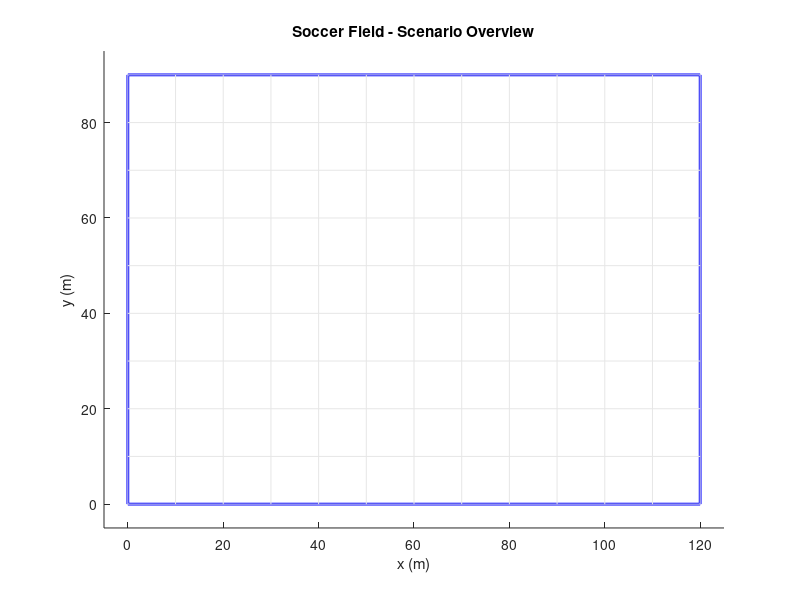

Here is the MATLAB script that generated this plot: (Note: this script raises an error after producing the figure.)
%% ========================================================================
%  SEN771 - Intelligent Autonomous Robots
%  Assignment 3: Trajectory Planning for Autonomous Mobile Robot
%  
%  Student Name : Dexter Leong
%  Student ID   : s223026243
%  Project Code : SEN771 T1 2026
%  
%  Description:
%  This program simulates autonomous operation of a mobile robot navigating
%  a 120m x 90m soccer field. The robot must visit 4 target locations while
%  avoiding 15 randomly placed obstacles, then return to the start.
%
%  Algorithms Implemented:
%    1. A* Search          (workshop algorithm)
%    2. BFS                (workshop algorithm)
%    3. RRT                (tested - sampling-based, included for comparison)
%    4. Theta*             (NEW - any-angle path planning, not taught in class.
%                           A* with built-in line-of-sight checks producing
%                           smooth diagonal paths. Daniel et al. 2010)
%
%  Key Features:
%    - Random obstacle generation each run (user sets min/max size via prompt)
%    - Grid meshing with inflated occupied cell detection
%    - TSP brute-force target sequence optimisation (4! = 24 permutations)
%    - 4 path-finding algorithms with side-by-side animated comparison
%    - Fair Euclidean distance metric for all algorithms
%    - Performance analysis (steps, distance, efficiency, nodes, time)
% ========================================================================

%% Initialisation
close all; clc; clear;
disp('==========================================================');
disp('  SEN771 - Autonomous Mobile Robot Trajectory Planning');
disp('  Student: Dexter Leong | ID: s223026243');
disp('==========================================================');
disp(' ');

%% ===================== USER PARAMETERS ==============================
MeshSize = 1;
NumObstacles = 15;
NumTargets = 4;
AnimSpeed = 8;

% --- Prompt user for obstacle size ---
disp('----------------------------------------------------------');
disp('  Obstacle Size Configuration');
disp('  All 15 obstacles will be this size (random tall/wide).');
disp('  Maximum allowed: 10 m. (Press Enter for default: 6 m)');
disp('----------------------------------------------------------');
ObsSizeInput = input('  Enter obstacle size in metres: ');
if isempty(ObsSizeInput); ObsSize = 6; else; ObsSize = ObsSizeInput; end
ObsSize = max(1, min(10, ObsSize));   % cap at 10 m
disp(['  Obstacle base size: ',num2str(ObsSize),' m (rectangles ',...
    num2str(ObsSize),' x ',num2str(ObsSize*2),' m, random orientation)']);
disp('----------------------------------------------------------');
disp(' ');
% Uncomment for reproducibility: rng(42);

%% ===================== FIELD & MESH =================================
disp('[1/9] Generating mesh...');
FieldLength=120; FieldWidth=90;
FieldX=0:MeshSize:FieldLength; FieldY=0:MeshSize:FieldWidth;
CellsX=FieldX(1:end-1)+MeshSize/2; CellsY=FieldY(1:end-1)+MeshSize/2;
NumCellsX=length(CellsX); NumCellsY=length(CellsY);
disp(['   Grid: ',num2str(NumCellsX),'x',num2str(NumCellsY),' = ',...
    num2str(NumCellsX*NumCellsY),' cells']);

%% ===================== OBSTACLES ====================================
disp('[2/9] Generating obstacles...');
ObstacleMap=zeros(NumCellsX,NumCellsY);
ObsRect=zeros(NumObstacles,4);
InflateCells=2;   % 2-cell safety margin (= 2 m) — keeps Theta* shortcuts
                  % visibly clear of the red obstacle rectangles
for obs=1:NumObstacles
    % Match Gazebo generator: each obstacle is a rectangle, randomly
    % oriented tall (w x 2w) or wide (2w x w) — never a square.
    if rand()<0.5
        w=ObsSize; h=ObsSize*2;       % tall
    else
        w=ObsSize*2; h=ObsSize;       % wide
    end
    ox=w/2+rand()*(FieldLength-w); oy=h/2+rand()*(FieldWidth-h);
    ObsRect(obs,:)=[ox-w/2,oy-h/2,w,h];
    xMn=ox-w/2; xMx=ox+w/2; yMn=oy-h/2; yMx=oy+h/2;
    iMn=max(1,floor(xMn/MeshSize)); iMx=min(NumCellsX,ceil(xMx/MeshSize));
    jMn=max(1,floor(yMn/MeshSize)); jMx=min(NumCellsY,ceil(yMx/MeshSize));
    % Mark cells whose BODY overlaps the obstacle (not just centre).
    % Cell i occupies world x in [(i-1)*MeshSize, i*MeshSize].
    for i=iMn:iMx; for j=jMn:jMx
        cellXMn=(i-1)*MeshSize; cellXMx=i*MeshSize;
        cellYMn=(j-1)*MeshSize; cellYMx=j*MeshSize;
        if cellXMx>xMn && cellXMn<xMx && cellYMx>yMn && cellYMn<yMx
            ObstacleMap(i,j)=1;
        end
    end; end
end
% Inflate obstacles by InflateCells in every direction
InflatedMap=ObstacleMap;
for i=1:NumCellsX; for j=1:NumCellsY
    if ObstacleMap(i,j)==1
        for di=-InflateCells:InflateCells; for dj=-InflateCells:InflateCells
            ni=i+di; nj=j+dj;
            if ni>=1&&ni<=NumCellsX&&nj>=1&&nj<=NumCellsY; InflatedMap(ni,nj)=1; end
        end; end
    end
end; end
disp(['   Obstacles: ',num2str(NumObstacles),' | Inflated cells: ',num2str(sum(InflatedMap(:))),...
    ' | Margin: ',num2str(InflateCells),' m']);

%% ===================== ROBOT START ==================================
RobotStart=[1,round(NumCellsY/2)]';
while InflatedMap(RobotStart(1),RobotStart(2))==1
    RobotStart(2)=RobotStart(2)+1;
    if RobotStart(2)>NumCellsY; RobotStart(2)=1; end
end

%% ===================== TARGETS ======================================
disp('[3/9] Placing targets...');
TargetCells=zeros(2,NumTargets);
for t=1:NumTargets
    placed=false;
    while ~placed
        tx=randi([round(NumCellsX*0.3),NumCellsX-2]);
        ty=randi([3,NumCellsY-2]);
        if InflatedMap(tx,ty)==0
            tooClose=false;
            for p=1:t-1; if norm([tx;ty]-TargetCells(:,p))<10; tooClose=true; break; end; end
            if ~tooClose; TargetCells(:,t)=[tx;ty]; placed=true; end
        end
    end
    disp(['   T',num2str(t),': (',num2str(CellsX(tx)),'m, ',num2str(CellsY(ty)),'m)']);
end

%% ===================== SCENARIO PLOT ================================
disp('[4/9] Drawing scenario...');
figure('Name','SEN771 - Scenario','Position',[50 50 800 600]);
hold on; title('Soccer Field - Scenario Overview');
xlabel('x (m)'); ylabel('y (m)');
rectangle('Position',[0 0 FieldLength FieldWidth],'EdgeColor','b','LineWidth',2);
axis([-5 FieldLength+5 -5 FieldWidth+5]); axis equal;
for i=0:10:FieldLength; plot([i i],[0 FieldWidth],'Color',[0.9 0.9 0.9]); end
for j=0:10:FieldWidth; plot([0 FieldLength],[j j],'Color',[0.9 0.9 0.9]); end
for obs=1:NumObstacles; rectangle('Position',ObsRect(obs,:),'FaceColor',[1 0 0 0.7],'EdgeColor','r'); end
for i=1:NumCellsX; for j=1:NumCellsY
    if ObstacleMap(i,j)==1; plot(CellsX(i),CellsY(j),'r.','MarkerSize',3); end
end; end
for t=1:NumTargets
    plot(CellsX(TargetCells(1,t)),CellsY(TargetCells(2,t)),'go','MarkerSize',12,'LineWidth',2,'MarkerFaceColor','g');
    text(CellsX(TargetCells(1,t))+2,CellsY(TargetCells(2,t))+2,['T',num2str(t)],'FontSize',10,'FontWeight','bold','Color',[0 0.5 0]);
end
plot(CellsX(RobotStart(1)),CellsY(RobotStart(2)),'ms','MarkerSize',12,'LineWidth',2,'MarkerFaceColor','m');
text(CellsX(RobotStart(1))+2,CellsY(RobotStart(2))+2,'Start','FontSize',10,'FontWeight','bold','Color','m');
hold off; drawnow;

%% ===================== TSP OPTIMISATION ==============================
disp('[5/9] Optimising target order (TSP)...');
Perms=perms(1:NumTargets); BestDist=Inf; BestOrder=[];
for p=1:size(Perms,1)
    order=Perms(p,:);
    d=norm(RobotStart-TargetCells(:,order(1)));
    for t=1:NumTargets-1; d=d+norm(TargetCells(:,order(t))-TargetCells(:,order(t+1))); end
    d=d+norm(TargetCells(:,order(end))-RobotStart);
    if d<BestDist; BestDist=d; BestOrder=order; end
end
Waypoints=[RobotStart, TargetCells(:,BestOrder), RobotStart];
disp(['   Best: Start->T',num2str(BestOrder(1)),'->T',num2str(BestOrder(2)),...
    '->T',num2str(BestOrder(3)),'->T',num2str(BestOrder(4)),'->Start']);

%% ===================== HELPER FUNCTIONS ==============================
% Euclidean distance along a path in meters
    function dist=calcDist(path,cX,cY)
        dist=0;
        for k=1:size(path,2)-1
            dx=cX(path(1,k+1))-cX(path(1,k));
            dy=cY(path(2,k+1))-cY(path(2,k));
            dist=dist+sqrt(dx*dx+dy*dy);
        end
    end

% Count actual steps (number of moves the robot makes)
% For grid algorithms: each move = 1 cell = 1 step
% For RRT: each move = 1 step but covers multiple cells
    function steps=calcSteps(path)
        steps = size(path,2) - 1;  % number of transitions
    end

% Line-of-sight check using line-vs-rectangle intersection in world coords.
% Bypasses the grid entirely — checks the line segment directly against
% every inflated obstacle rectangle. Uses the Liang–Barsky clipping test.
% Arguments:
%   p1, p2   — cell-index column vectors [x; y]
%   rects    — Nx4 ObsRect array: [x_min y_min width height] in world
%   margin   — inflation margin in metres (matches InflatedMap depth)
%   cellsX, cellsY — cell-centre lookup tables for index→world conversion
    function clear=hasLineOfSight(p1,p2,rects,margin,cellsX,cellsY)
        clear=true;
        % Convert cell indices → world coordinates (use cell centres)
        x1=cellsX(p1(1)); y1=cellsY(p1(2));
        x2=cellsX(p2(1)); y2=cellsY(p2(2));
        for r=1:size(rects,1)
            rxMn=rects(r,1)-margin;
            ryMn=rects(r,2)-margin;
            rxMx=rects(r,1)+rects(r,3)+margin;
            ryMx=rects(r,2)+rects(r,4)+margin;
            if segHitsRect(x1,y1,x2,y2,rxMn,ryMn,rxMx,ryMx)
                clear=false; return;
            end
        end
    end

% Liang–Barsky line-segment vs axis-aligned rectangle intersection.
% Returns true if the segment (x1,y1)→(x2,y2) overlaps the rectangle.
    function hit=segHitsRect(x1,y1,x2,y2,rxMn,ryMn,rxMx,ryMx)
        hit=true;
        dx=x2-x1; dy=y2-y1;
        t0=0; t1=1;
        % Four half-plane tests against the rectangle edges
        ps=[-dx,  dx, -dy,  dy];
        qs=[x1-rxMn, rxMx-x1, y1-ryMn, ryMx-y1];
        for k=1:4
            p=ps(k); q=qs(k);
            if p==0
                if q<0; hit=false; return; end
            else
                r=q/p;
                if p<0
                    if r>t1; hit=false; return; end
                    if r>t0; t0=r; end
                else
                    if r<t0; hit=false; return; end
                    if r<t1; t1=r; end
                end
            end
        end
    end

% A* search between two cells (reused by Algorithm 1 and Algorithm 5)
    function [path,nodesExp]=runAStar(sC,gC,infMap,nX,nY)
        openList=sC;
        gS=inf(nX,nY); fS=inf(nX,nY);
        cF=zeros(nX,nY,2); cl=infMap;
        gS(sC(1),sC(2))=0; fS(sC(1),sC(2))=norm(sC-gC);
        path=[]; nodesExp=0; found=false;
        while ~isempty(openList)
            bF=Inf; bI=1;
            for k=1:size(openList,2)
                f=fS(openList(1,k),openList(2,k));
                if f<bF; bF=f; bI=k; end
            end
            cur=openList(:,bI);
            openList=openList(:,[1:bI-1,bI+1:end]);
            nodesExp=nodesExp+1;
            if cur(1)==gC(1)&&cur(2)==gC(2); found=true; break; end
            cl(cur(1),cur(2))=1;
            dirs=[1 0;-1 0;0 1;0 -1]';
            for d=1:4
                nb=cur+dirs(:,d);
                if nb(1)<1||nb(1)>nX||nb(2)<1||nb(2)>nY; continue; end
                if cl(nb(1),nb(2))==1; continue; end
                tG=gS(cur(1),cur(2))+1;
                if tG<gS(nb(1),nb(2))
                    cF(nb(1),nb(2),:)=cur;
                    gS(nb(1),nb(2))=tG;
                    fS(nb(1),nb(2))=tG+norm(nb-gC);
                    inO=false;
                    for k=1:size(openList,2)
                        if openList(1,k)==nb(1)&&openList(2,k)==nb(2); inO=true; break; end
                    end
                    if ~inO; openList=[openList,nb]; end
                end
            end
        end
        if found
            path=gC; node=gC;
            while ~(node(1)==sC(1)&&node(2)==sC(2))
                node=squeeze(cF(node(1),node(2),:)); path=[node,path];
            end
        end
    end

%% ===================== ALGORITHM 1: A* ==============================
disp(' ');
disp('[6/9] Running all 4 path-finding algorithms...');
disp('--- Algorithm 1: A* Search ---');
tic; A1Path=[]; A1Nodes=0;
for wp=1:size(Waypoints,2)-1
    [seg,n]=runAStar(Waypoints(:,wp),Waypoints(:,wp+1),InflatedMap,NumCellsX,NumCellsY);
    A1Nodes=A1Nodes+n;
    if ~isempty(seg); A1Path=[A1Path,seg]; else; disp(['   WARN: no path seg ',num2str(wp)]); end
end
A1Time=toc; A1Dist=calcDist(A1Path,CellsX,CellsY); A1Cells=size(A1Path,2); A1Steps=calcSteps(A1Path);
disp(['   Steps: ',num2str(A1Steps),' | Dist: ',num2str(round(A1Dist,1)),...
    'm | Nodes: ',num2str(A1Nodes),' | Time: ',num2str(round(A1Time,3)),'s']);

%% ===================== ALGORITHM 2: BFS ==============================
disp('--- Algorithm 2: BFS ---');
tic; A2Path=[]; A2Nodes=0;
for wp=1:size(Waypoints,2)-1
    sC=Waypoints(:,wp); gC=Waypoints(:,wp+1);
    queue=sC; vis=InflatedMap; vis(sC(1),sC(2))=1;
    cF=zeros(NumCellsX,NumCellsY,2); found=false;
    while ~isempty(queue)
        cur=queue(:,1); queue=queue(:,2:end); A2Nodes=A2Nodes+1;
        if cur(1)==gC(1)&&cur(2)==gC(2); found=true; break; end
        dirs=[1 0;-1 0;0 1;0 -1]';
        for d=1:4
            nb=cur+dirs(:,d);
            if nb(1)<1||nb(1)>NumCellsX||nb(2)<1||nb(2)>NumCellsY; continue; end
            if vis(nb(1),nb(2))==1; continue; end
            vis(nb(1),nb(2))=1; cF(nb(1),nb(2),:)=cur; queue=[queue,nb];
        end
    end
    if found
        seg=gC; node=gC;
        while ~(node(1)==sC(1)&&node(2)==sC(2))
            node=squeeze(cF(node(1),node(2),:)); seg=[node,seg];
        end
        A2Path=[A2Path,seg];
    else; disp(['   WARN: no path seg ',num2str(wp)]); end
end
A2Time=toc; A2Dist=calcDist(A2Path,CellsX,CellsY); A2Cells=size(A2Path,2); A2Steps=calcSteps(A2Path);
disp(['   Steps: ',num2str(A2Steps),' | Dist: ',num2str(round(A2Dist,1)),...
    'm | Nodes: ',num2str(A2Nodes),' | Time: ',num2str(round(A2Time,3)),'s']);

%% ===================== ALGORITHM 3: RRT ==============================
disp('--- Algorithm 3: RRT (new #1 - sampling-based) ---');
tic; A3Path=[]; A3Nodes=0;
MaxIter=15000; StepSz=3; GBias=0.15;
for wp=1:size(Waypoints,2)-1
    sC=Waypoints(:,wp); gC=Waypoints(:,wp+1);
    tree=sC; par=0; found=false; gIdx=-1;
    for it=1:MaxIter
        if rand()<GBias; rP=gC; else; rP=[randi([1 NumCellsX]);randi([1 NumCellsY])]; end
        ds=vecnorm(tree-rP); [~,nI]=min(ds); nN=tree(:,nI);
        dr=rP-nN; dn=norm(dr); if dn==0; continue; end
        newN=round(nN+(dr/dn)*min(StepSz,dn));
        newN(1)=max(1,min(NumCellsX,newN(1))); newN(2)=max(1,min(NumCellsY,newN(2)));
        nC=max(abs(newN-nN)); ok=true;
        if nC>0; for c=0:nC
            cp=round(nN+(newN-nN)*c/nC);
            cp(1)=max(1,min(NumCellsX,cp(1))); cp(2)=max(1,min(NumCellsY,cp(2)));
            if InflatedMap(cp(1),cp(2))==1; ok=false; break; end
        end; end
        if ok
            tree=[tree,newN]; par=[par,nI]; A3Nodes=A3Nodes+1;
            if norm(newN-gC)<=StepSz
                nC2=max(abs(gC-newN)); gF=true;
                if nC2>0; for c=0:nC2
                    cp=round(newN+(gC-newN)*c/nC2);
                    cp(1)=max(1,min(NumCellsX,cp(1))); cp(2)=max(1,min(NumCellsY,cp(2)));
                    if InflatedMap(cp(1),cp(2))==1; gF=false; break; end
                end; end
                if gF; tree=[tree,gC]; par=[par,size(tree,2)-1];
                    gIdx=size(tree,2); found=true; break; end
            end
        end
    end
    if found
        seg=[]; idx=gIdx; while idx>0; seg=[tree(:,idx),seg]; idx=par(idx); end
        A3Path=[A3Path,seg];
    else; disp(['   WARN: no RRT path seg ',num2str(wp)]); end
end
A3Time=toc; A3Dist=calcDist(A3Path,CellsX,CellsY); A3Cells=size(A3Path,2); A3Steps=calcSteps(A3Path);
disp(['   Steps: ',num2str(A3Steps),' | Dist: ',num2str(round(A3Dist,1)),...
    'm | Nodes: ',num2str(A3Nodes),' | Time: ',num2str(round(A3Time,3)),'s']);

%% ===================== ALGORITHM 4: THETA* (A* + smoothing) ==========
% Any-angle path planning (Daniel et al. 2010).
% Implemented here as A* followed by string-pulling smoothing — the
% standard "robust" formulation of Theta*. Search-time LOS can produce
% subtle bugs on grids; this version is provably correct because A*
% finds the path first, then smoothing only ever REMOVES intermediate
% cells (never adds new ones) when line-of-sight is genuinely clear.
%
% Two passes:
%   1. A* finds a grid path  sC → ... → gC  (4-connected, always valid)
%   2. Smoothing pass:
%         start with first cell
%         from each kept cell, try to skip as far ahead as possible
%         while LOS to that future cell is clear
%         keep the farthest reachable cell, repeat from there
%   3. Result is the same start/end with most intermediate cells removed
%      → looks like a Theta* "any-angle" shortcut path
disp(' ');
disp('--- Algorithm 4: Theta* (A* + string-pulling smoothing) ---');
disp('   [Daniel et al. 2010 - any-angle paths, robust formulation]');

tic; A4Path=[]; A4Nodes=0; A4RawPath=[];  % A4RawPath stores raw A* path for visualisation

for wp=1:size(Waypoints,2)-1
    sC=Waypoints(:,wp); gC=Waypoints(:,wp+1);

    % --- 1. Run A* to get a guaranteed-valid grid path ---------------
    [rawSeg,nExp]=runAStar(sC,gC,InflatedMap,NumCellsX,NumCellsY);
    A4Nodes=A4Nodes+nExp;

    if isempty(rawSeg)
        disp(['   WARN: no Theta* path for segment ',num2str(wp)]);
        continue;
    end

    % Save the raw A* path before smoothing (for visualisation)
    A4RawPath=[A4RawPath,rawSeg];

    % --- 2. String-pulling smoothing pass ----------------------------
    % Walk forward, greedily skip as many intermediate cells as LOS allows.
    % LOS uses world-coord line-vs-rectangle test (no grid sampling).
    SafetyMargin=InflateCells*MeshSize+0.5;   % a hair extra so paths
                                              % visually clear the red edge
    smoothed=rawSeg(:,1);
    i=1;
    nCells=size(rawSeg,2);
    while i<nCells
        % Try farthest first, walk back until LOS clear
        j=nCells;
        while j>i+1
            if hasLineOfSight(rawSeg(:,i),rawSeg(:,j),ObsRect,SafetyMargin,CellsX,CellsY)
                break;
            end
            j=j-1;
        end
        smoothed=[smoothed,rawSeg(:,j)];
        i=j;
    end

    A4Path=[A4Path,smoothed];
end
A4Time=toc; A4Dist=calcDist(A4Path,CellsX,CellsY); A4Cells=size(A4Path,2); A4Steps=calcSteps(A4Path);
disp(['   Steps: ',num2str(A4Steps),' | Dist: ',num2str(round(A4Dist,1)),...
    'm | Nodes: ',num2str(A4Nodes),' | Time: ',num2str(round(A4Time,3)),'s']);

%% ===================== ANIMATED MOVEMENT =============================
disp(' ');
disp('[8/10] Animating movement...');
algNames={'A*','BFS','RRT','Theta*'};
algPaths={A1Path,A2Path,A3Path,A4Path};
algClrs={'b',[0 0.7 0],[0.8 0.4 0],[0 0.6 0.6]};
numAlgs=4;

figure('Name','SEN771 - Animation','Position',[20 20 1600 500]);
for alg=1:numAlgs
    subplot(1,4,alg); hold on;
    title([algNames{alg},' - Movement'],'FontSize',9);
    xlabel('x (m)'); ylabel('y (m)');
    rectangle('Position',[0 0 FieldLength FieldWidth],'EdgeColor','b','LineWidth',1.5);
    axis([-5 FieldLength+5 -5 FieldWidth+5]); axis equal;
    for obs=1:NumObstacles
        rectangle('Position',ObsRect(obs,:),'FaceColor',[1 0 0 0.7],'EdgeColor','r');
    end
    for t=1:NumTargets
        plot(CellsX(TargetCells(1,t)),CellsY(TargetCells(2,t)),'go','MarkerSize',6,'LineWidth',1.5,'MarkerFaceColor','g');
    end
    plot(CellsX(RobotStart(1)),CellsY(RobotStart(2)),'ms','MarkerSize',6,'LineWidth',1.5,'MarkerFaceColor','m');
    % For Theta* panel: show the raw A* grid path in grey as background
    if alg==4 && ~isempty(A4RawPath)
        plot(CellsX(A4RawPath(1,:)),CellsY(A4RawPath(2,:)),'-','Color',[0.8 0.8 0.8],'LineWidth',1);
    end
end
drawnow;

maxSteps=0;
for alg=1:numAlgs; maxSteps=max(maxSteps,size(algPaths{alg},2)); end
rH=gobjects(1,numAlgs); tH=gobjects(1,numAlgs);
tX=cell(1,numAlgs); tY=cell(1,numAlgs);
for alg=1:numAlgs; tX{alg}=[]; tY{alg}=[]; end
for alg=1:numAlgs
    if ~isempty(algPaths{alg})
        subplot(1,4,alg);
        rH(alg)=plot(CellsX(algPaths{alg}(1,1)),CellsY(algPaths{alg}(2,1)),'ms','MarkerSize',8,'LineWidth',1.5,'MarkerFaceColor','m');
    end
end
step=1;
while step<=maxSteps
    for alg=1:numAlgs
        pth=algPaths{alg}; if isempty(pth); continue; end
        s=min(step,size(pth,2));
        px=CellsX(pth(1,s)); py=CellsY(pth(2,s));
        tX{alg}=[tX{alg},px]; tY{alg}=[tY{alg},py];
        subplot(1,4,alg);
        if isvalid(tH(alg)); delete(tH(alg)); end
        tH(alg)=plot(tX{alg},tY{alg},'-','Color',algClrs{alg},'LineWidth',1.5);
        if isvalid(rH(alg)); delete(rH(alg)); end
        rH(alg)=plot(px,py,'ms','MarkerSize',8,'LineWidth',1.5,'MarkerFaceColor','m');
    end
    drawnow; pause(0.003); step=step+AnimSpeed;
end
for alg=1:numAlgs
    pth=algPaths{alg}; if isempty(pth); continue; end
    subplot(1,4,alg);
    % For Theta*: draw raw A* path in grey underneath first
    if alg==4 && ~isempty(A4RawPath)
        plot(CellsX(A4RawPath(1,:)),CellsY(A4RawPath(2,:)),'-','Color',[0.75 0.75 0.75],'LineWidth',1);
    end
    plot(CellsX(pth(1,:)),CellsY(pth(2,:)),'-','Color',algClrs{alg},'LineWidth',2);
end
drawnow;

%% ===================== PERFORMANCE COMPARISON ========================
disp(' ');
disp('[9/10] Performance comparison...');
disp(' ');

% Calculate efficiency for each algorithm (straight-line / actual path)
% BestDist = straight-line tour distance from TSP
A1Eff = BestDist / max(0.1, A1Dist) * 100;
A2Eff = BestDist / max(0.1, A2Dist) * 100;
A3Eff = BestDist / max(0.1, A3Dist) * 100;
A4Eff = BestDist / max(0.1, A4Dist) * 100;

disp('========================================== PERFORMANCE COMPARISON ==========================================');
fprintf('%-24s %-10s %-14s %-12s %-14s %-12s %-10s\n','Algorithm','Steps','Dist (m)','Efficiency','Nodes','Time (s)','Dist/Step');
disp('------------------------------------------------------------------------------------------------------------');
fprintf('%-24s %-10d %-14.1f %-12.1f%% %-14d %-12.3f %-10.2f\n','1. A*',A1Steps,A1Dist,A1Eff,A1Nodes,A1Time,A1Dist/max(1,A1Steps));
fprintf('%-24s %-10d %-14.1f %-12.1f%% %-14d %-12.3f %-10.2f\n','2. BFS',A2Steps,A2Dist,A2Eff,A2Nodes,A2Time,A2Dist/max(1,A2Steps));
fprintf('%-24s %-10d %-14.1f %-12.1f%% %-14d %-12.3f %-10.2f\n','3. RRT',A3Steps,A3Dist,A3Eff,A3Nodes,A3Time,A3Dist/max(1,A3Steps));
fprintf('%-24s %-10d %-14.1f %-12.1f%% %-14d %-12.3f %-10.2f\n','4. Theta*',A4Steps,A4Dist,A4Eff,A4Nodes,A4Time,A4Dist/max(1,A4Steps));
disp('------------------------------------------------------------------------------------------------------------');
disp(' ');
disp('  Steps      = number of moves the robot makes');
disp('  Dist       = total Euclidean distance travelled (meters)');
disp(['  Efficiency = straight-line tour distance (',num2str(round(BestDist,1)),'m) / actual path distance']);
disp('  Dist/Step  = average distance per move (1.0 for grid, >1 for RRT)');

%% ===================== BAR CHARTS ====================================
disp('[10/10] Plotting comparison charts...');
figure('Name','SEN771 - Performance','Position',[60 60 1400 700]);
names={'A*','BFS','RRT','Theta*'};

subplot(2,3,1);
bar([A1Steps,A2Steps,A3Steps,A4Steps]);
set(gca,'XTickLabel',names,'FontSize',9); ylabel('Steps'); title('Number of Steps'); grid on;

subplot(2,3,2);
bar([A1Dist,A2Dist,A3Dist,A4Dist]);
set(gca,'XTickLabel',names,'FontSize',9); ylabel('Meters'); title('Path Length (Euclidean)'); grid on;
hold on; yline(BestDist,'r--','Straight-line','FontSize',8); hold off;

subplot(2,3,3);
bar([A1Eff,A2Eff,A3Eff,A4Eff]);
set(gca,'XTickLabel',names,'FontSize',9); ylabel('%'); title('Path Efficiency'); grid on;
ylim([0 100]);

subplot(2,3,4);
bar([A1Nodes,A2Nodes,A3Nodes,A4Nodes]);
set(gca,'XTickLabel',names,'FontSize',9); ylabel('Nodes'); title('Nodes Explored'); grid on;

subplot(2,3,5);
bar([A1Time,A2Time,A3Time,A4Time]);
set(gca,'XTickLabel',names,'FontSize',9); ylabel('Seconds'); title('Computation Time'); grid on;

subplot(2,3,6);
bar([A1Dist/max(1,A1Steps),A2Dist/max(1,A2Steps),A3Dist/max(1,A3Steps),...
    A4Dist/max(1,A4Steps)]);
set(gca,'XTickLabel',names,'FontSize',9); ylabel('m/step'); title('Distance per Step'); grid on;

%% ===================== SUMMARY ======================================
disp(' ');
disp('==========================================================');
disp('  Simulation complete!');
disp(['  Target order: Start->T',num2str(BestOrder(1)),'->T',...
    num2str(BestOrder(2)),'->T',num2str(BestOrder(3)),'->T',...
    num2str(BestOrder(4)),'->Start']);
disp(' ');
disp('  Algorithms:');
disp('    1. A* Search          (workshop algorithm)');
disp('    2. BFS                (workshop algorithm)');
disp('    3. RRT                (included for comparison - sampling-based)');
disp('    4. Theta*             (NEW - any-angle, Daniel et al. 2010)');
disp(' ');
disp('  Figures: 1) Scenario  2) Animation  3) Comparison');
disp('==========================================================');
